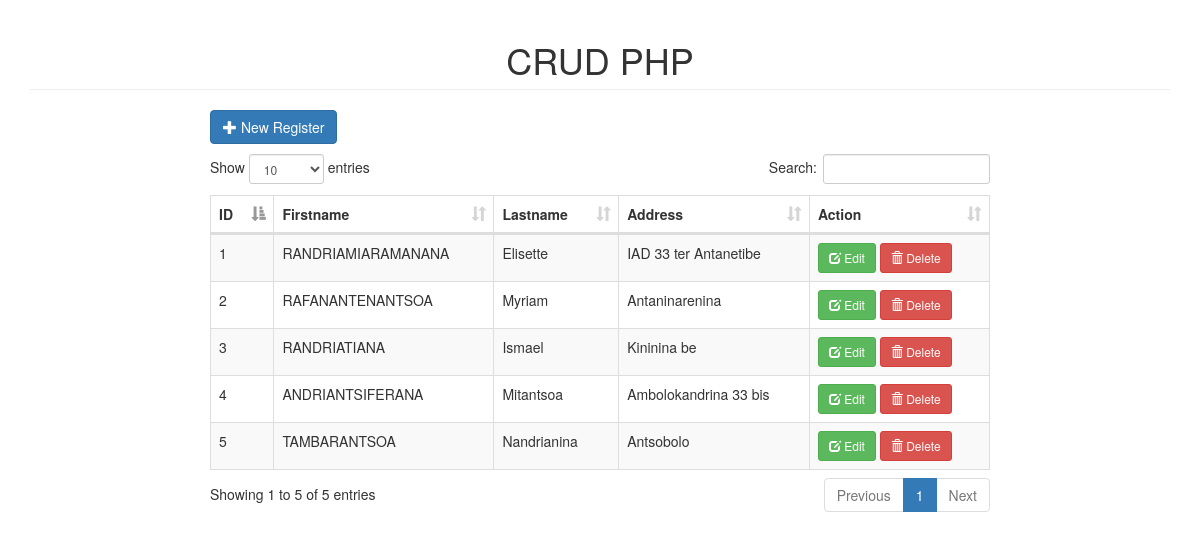
The page / on the database its author committed.
### tables this page shows
CREATE TABLE `members` (
  `id` int(11) NOT NULL,
  `firstname` varchar(30) NOT NULL,
  `lastname` varchar(30) NOT NULL,
  `address` text NOT NULL
);

### index.php (the view, shortened to what this page needs)
<!DOCTYPE html>
<html>
<head>
	<link rel="stylesheet" type="text/css" href="bootstrap/css/bootstrap.min.css">
	<link rel="stylesheet" type="text/css" href="datatable/dataTable.bootstrap.min.css">
</head>
<body>
<div class="container">
	<h1 class="page-header text-center">CRUD PHP</h1>
	<div class="row">
		<div class="col-sm-8 col-sm-offset-2">
			<div class="row">
				<a href="#addnew" data-toggle="modal" class="btn btn-primary"><span class="glyphicon glyphicon-plus"></span> New Register</a>
			</div>
			<div class="height10">
			</div>
			<div class="row">
				<table id="myTable" class="table table-bordered table-striped">
					<thead>
						<th>ID</th>
						<th>Firstname</th>
						<th>Lastname</th>
						<th>Address</th>
						<th>Action</th>
					</thead>
					<tbody>
						<?php
							include_once('connection.php');
							$sql = "SELECT * FROM members";
							$query = $conn->query($sql);
							while($row = $query->fetch_assoc()){
								echo
								"<tr>
									<td>".$row['id']."</td>
									<td>".$row['firstname']."</td>
									<td>".$row['lastname']."</td>
									<td>".$row['address']."</td>
									<td>
										<a href='#edit_".$row['id']."' class='btn btn-success btn-sm' data-toggle='modal'><span class='glyphicon glyphicon-edit'></span> Edit</a>
										<a href='#delete_".$row['id']."' class='btn btn-danger btn-sm' data-toggle='modal'><span class='glyphicon glyphicon-trash'></span> Delete</a>
									</td>
								</tr>";
							}
						?>
					</tbody>
				</table>
			</div>
		</div>
	</div>
</div>
</body>
</html>

### index.php (style rules this page uses)
.height10 { height:10px; }

### rows shown on the page
members: id "1", firstname "RANDRIAMIARAMANANA", lastname "Elisette", address "IAD 33 ter Antanetibe"
members: id "2", firstname "RAFANANTENANTSOA", lastname "Myriam", address "Antaninarenina"
members: id "3", firstname "RANDRIATIANA", lastname "Ismael", address "Kininina be"
members: id "4", firstname "ANDRIANTSIFERANA", lastname "Mitantsoa", address "Ambolokandrina 33 bis"
members: id "5", firstname "TAMBARANTSOA", lastname "Nandrianina", address "Antsobolo"
